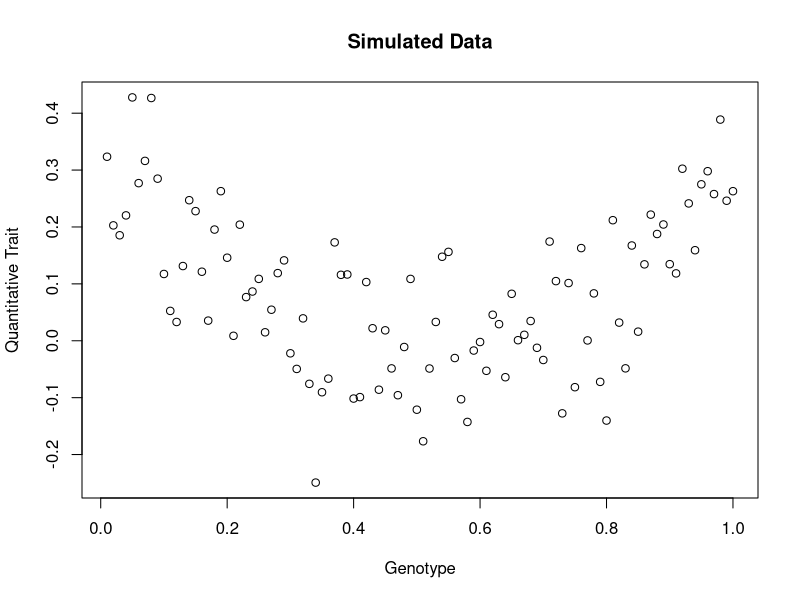
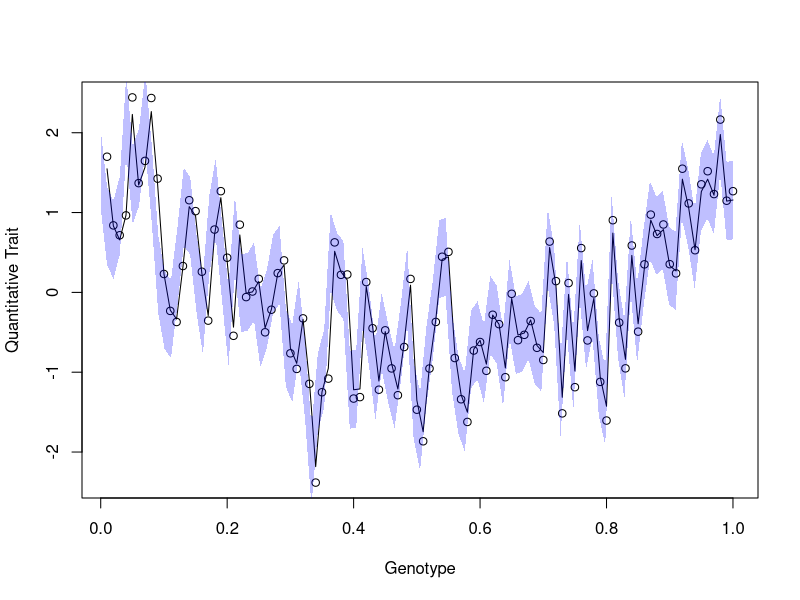
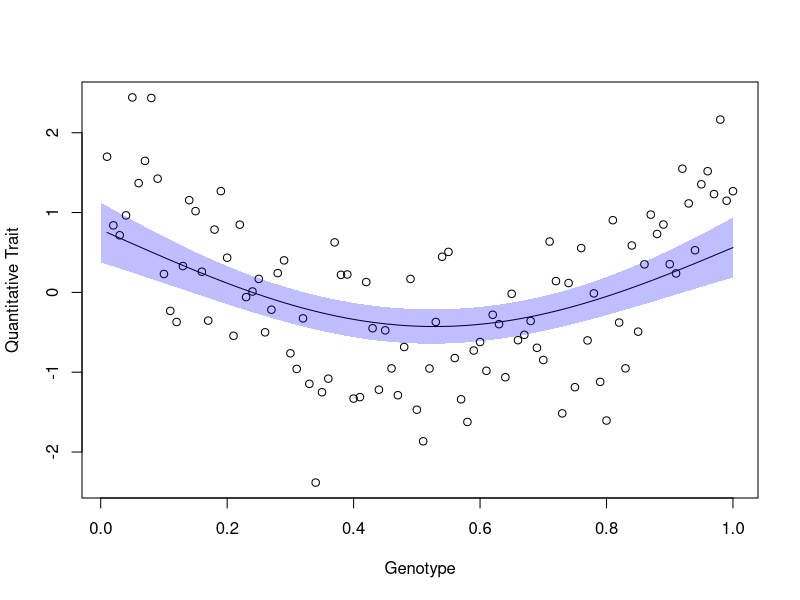
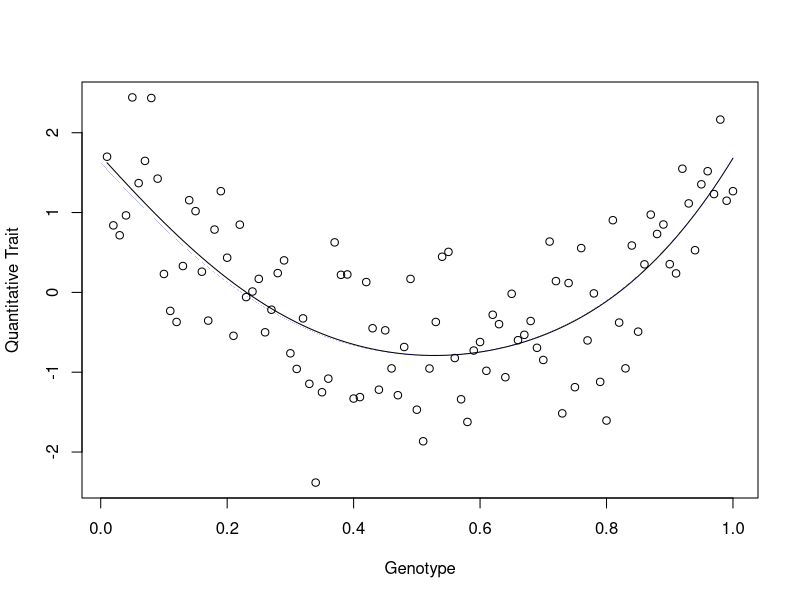
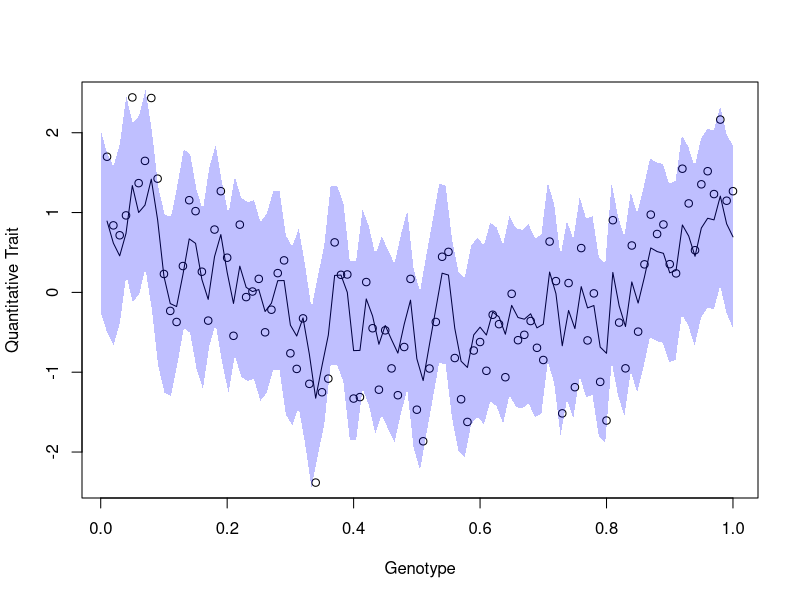
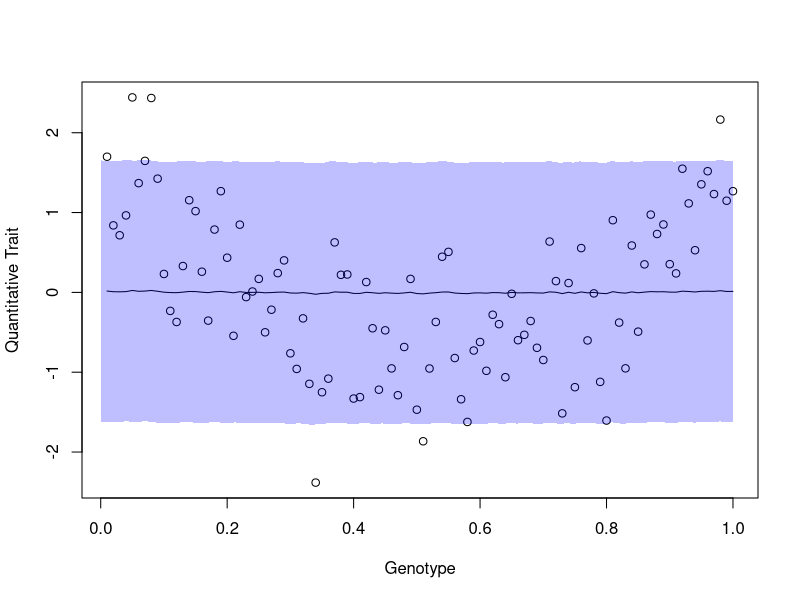
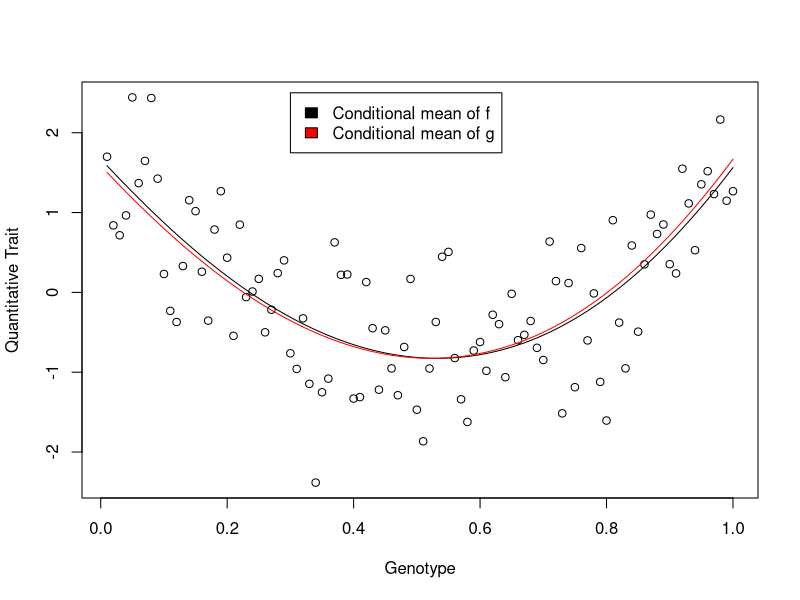
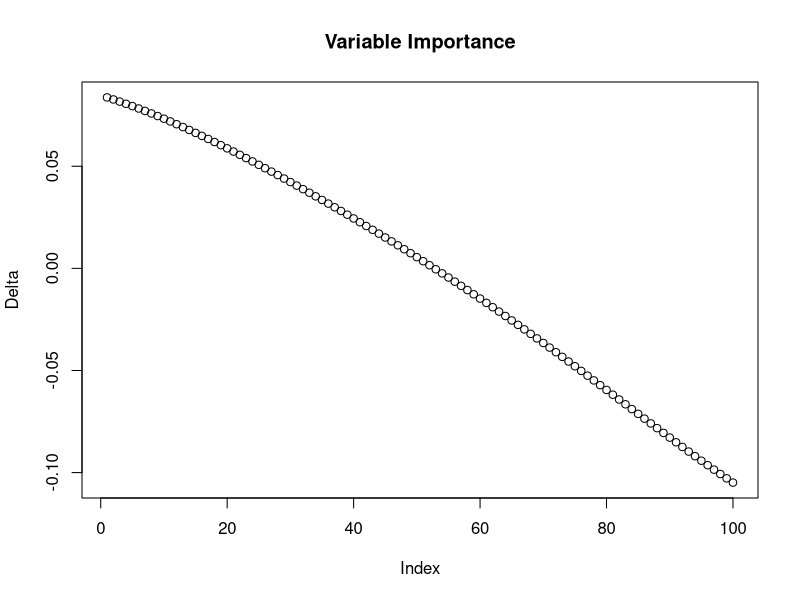

The R source for these figures, in order:
## ---- chunk 1
knitr::opts_chunk$set(echo = TRUE)
## ---- chunk 2
rm(list = ls(all = TRUE))
## ---- chunk 3
set.seed(123456)

k <- 100

# creating a zero vector for x
x <- rep(0, k)

# creating a zero vector for the error term
epsilon <- rnorm(k, mean = 0, sd = 0.1)

for (i in 1:k) {
  x[i] <- i/k
}

# define the response
y <- (x-0.5)^2 + epsilon
y.scaled <- scale(y)

# Plot
plot(x,y, main = "Simulated Data", xlab = "Genotype", ylab = "Quantitative Trait")
## ---- chunk 4
Cond.Dist.f.y <- function(theta = 1, tau.sq = 1) {
  sigma <- matrix(rep(0, (k*k)), nrow = k, ncol = k)
  for (i in 1:k) {
    for (j in 1:k) {
      sigma[i,j] <- exp(-theta * (i-j)^2)
    }
  }
  # Define A and A^-1
  A <- sigma + tau.sq*diag(1,nrow=k,ncol=k)
  A.inv <- solve(A)
  
  f.mean <- sigma %*% A.inv %*% y.scaled
  f.cov <- sigma - (sigma %*% A.inv %*% sigma)
  f <- dnorm(f.mean, f.cov)
  
  plot(x,y.scaled, xlab = "Genotype", ylab = "Quantitative Trait")
  lines(x,f.mean)
  
  alpha <- 0.05
  Xvals <- seq(0, 1, length.out = 100)
  
  lower <- f.mean + qnorm(0.95) * sqrt(diag(f.cov))
  upper <- f.mean - qnorm(0.95) * sqrt(diag(f.cov))
  polygon(c(Xvals, rev(Xvals)), c(lower, rev(upper)),
           col = rgb(0, 0, 1, 0.25), border = NA)
}
## ---- chunk 5
Cond.Dist.f.y(theta = 1, tau.sq = 0.1)
## ---- chunk 6
Cond.Dist.f.y(theta = 0.0001, tau.sq = 1)
## ---- chunk 7
Cond.Dist.f.y(theta = 0.0001, tau.sq = 0.0001)
## ---- chunk 8
Cond.Dist.f.y(theta = 1, tau.sq = 1)
## ---- chunk 9
Cond.Dist.f.y(theta = 100, tau.sq = 100)
## ---- chunk 10
Cond.Dist.f.g.y <- function(theta = 1, tau.sq = 1, constant = 1) {
  # K is the variance of f and the covariance matrix of f and y
  # also variance of g when using radial basis function
  # Radial basis function for the covariance matrix elements: k_{ij} = exp{-theta ||x_i - x_j||^2}
  K <- matrix(rep(0, (k*k)), nrow = k, ncol = k)
  for (i in 1:k) {
    for (j in 1:k) {
      K[i,j] <- exp(-theta * (x[i]-x[j])^2)
    }
  }
  # Define A and A^-1
  A <- K + tau.sq*diag(1,nrow=k,ncol=k)
  A.inv <- solve(A)
  
  f.mean <- K %*% A.inv %*% y.scaled
  
  # B is the covariance matrix between f and g
  # B is also the covariance matrix between g and y
  B <- matrix(rep(0, (k*k)), nrow = k, ncol = k)
  for (i in 1:k) {
    for (j in 1:k) {
      B[i,j] <- exp(-theta * (x[i] - x[j] - constant)^2)
    }
  }
  
  g.mean <- t(B) %*% A.inv %*% y.scaled
  
  plot(x,y.scaled, xlab = "Genotype", ylab = "Quantitative Trait")
  lines(x,f.mean)
  lines(x, g.mean, col = "red")
  
  legend(0.3, 2.5, legend=c("Conditional mean of f", "Conditional mean of g"), 
       fill = c("black","red"))
  
  # importance of the j-th variable for Gaussian process fit with respect to each sample
  delta.mean <- (K - t(B)) %*% A.inv %*% y.scaled
  plot(delta.mean, main = "Variable Importance", ylab = "Delta")
  
  # the sample average is the global effect size for the j-th variable within the observed population
  # in statistical genetics delta will be concentrated around zero if the j-th genetic variant has no effect on the phenotypic variation for a trait. In this case, we only simulated one variable, and because there is a clear pattern in the deltas and the sample average is not zero, we can say the variable is important. 
  sum(abs(delta.mean))/k
  
  # Each delta value in the delta vector refers to the expected change in the corresponding phenotype y_i associated with increasing the variable x by 1/k (which is 1 over k observations) for each individual
  
}
Cond.Dist.f.g.y(theta = 1, tau.sq = 0.001, constant = 1/k)
